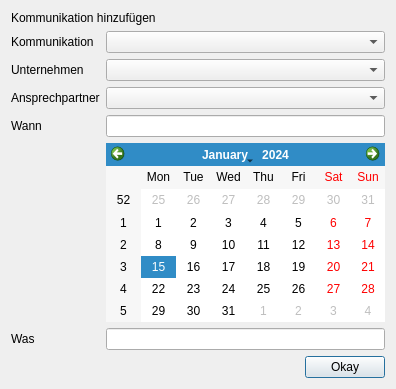
<?xml version="1.0" encoding="UTF-8"?>
<ui version="4.0">
 <class>createCommunication</class>
 <widget class="QDialog" name="createCommunication">
  <property name="geometry">
   <rect>
    <x>0</x>
    <y>0</y>
    <width>396</width>
    <height>389</height>
   </rect>
  </property>
  <property name="windowTitle">
   <string>Dialog</string>
  </property>
  <layout class="QVBoxLayout" name="verticalLayout_2">
   <item>
    <layout class="QVBoxLayout" name="verticalLayout">
     <item>
      <widget class="QLabel" name="l_dialogTitle">
       <property name="text">
        <string>Kommunikation hinzufügen</string>
       </property>
      </widget>
     </item>
     <item>
      <layout class="QFormLayout" name="formLayout">
       <item row="1" column="0">
        <widget class="QLabel" name="label_1">
         <property name="text">
          <string>Unternehmen</string>
         </property>
        </widget>
       </item>
       <item row="1" column="1">
        <widget class="QComboBox" name="cb_company">
         <property name="placeholderText">
          <string>Unternehmen...</string>
         </property>
        </widget>
       </item>
       <item row="2" column="0">
        <widget class="QLabel" name="label_4">
         <property name="text">
          <string>Ansprechpartner</string>
         </property>
        </widget>
       </item>
       <item row="2" column="1">
        <widget class="QComboBox" name="cb_person">
         <property name="placeholderText">
          <string>Anprechpartner...</string>
         </property>
        </widget>
       </item>
       <item row="3" column="0">
        <widget class="QLabel" name="label_2">
         <property name="text">
          <string>Wann</string>
         </property>
        </widget>
       </item>
       <item row="3" column="1">
        <widget class="QLineEdit" name="le_when">
         <property name="readOnly">
          <bool>true</bool>
         </property>
        </widget>
       </item>
       <item row="4" column="1">
        <widget class="QCalendarWidget" name="cw_calender"/>
       </item>
       <item row="5" column="0">
        <widget class="QLabel" name="label_3">
         <property name="text">
          <string>Was</string>
         </property>
        </widget>
       </item>
       <item row="5" column="1">
        <widget class="QLineEdit" name="le_what">
         <property name="frame">
          <bool>true</bool>
         </property>
        </widget>
       </item>
       <item row="6" column="1">
        <layout class="QHBoxLayout" name="horizontalLayout_2">
         <item>
          <spacer name="horizontalSpacer_2">
           <property name="orientation">
            <enum>Qt::Horizontal</enum>
           </property>
           <property name="sizeHint" stdset="0">
            <size>
             <width>40</width>
             <height>20</height>
            </size>
           </property>
          </spacer>
         </item>
         <item>
          <widget class="QPushButton" name="pb_okay">
           <property name="text">
            <string>Okay</string>
           </property>
          </widget>
         </item>
        </layout>
       </item>
       <item row="0" column="1">
        <widget class="QComboBox" name="cb_communication">
         <property name="placeholderText">
          <string>Kommunikation...</string>
         </property>
        </widget>
       </item>
       <item row="0" column="0">
        <widget class="QLabel" name="label_5">
         <property name="text">
          <string>Kommunikation</string>
         </property>
        </widget>
       </item>
      </layout>
     </item>
    </layout>
   </item>
  </layout>
 </widget>
 <tabstops>
  <tabstop>cb_communication</tabstop>
  <tabstop>cb_company</tabstop>
  <tabstop>cb_person</tabstop>
  <tabstop>le_when</tabstop>
  <tabstop>cw_calender</tabstop>
  <tabstop>le_what</tabstop>
  <tabstop>pb_okay</tabstop>
 </tabstops>
 <resources/>
 <connections/>
</ui>
